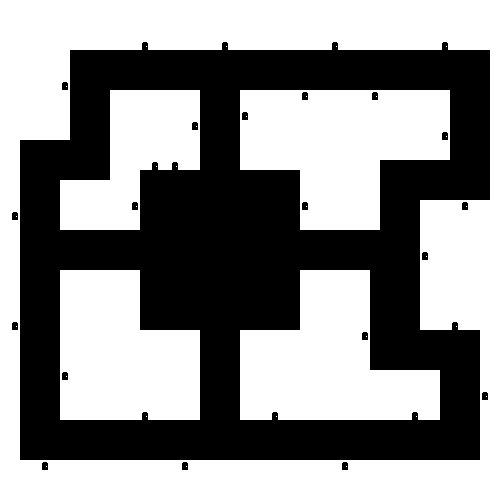

Tiled map render using the project's own tile images. Description and the map definition, with tile-layer contents summarised, below:
An orthogonal 50x50 tile map with 10x10 px tiles, 1 tile layer (graphic), 1 hidden layer not drawn, 2 tilesets and 23 objects (21x car, player, park).

<map version="1.10" tiledversion="1.10.2" orientation="orthogonal" renderorder="right-down" width="50" height="50" tilewidth="10" tileheight="10" infinite="0" backgroundcolor="#000000" nextlayerid="5" nextobjectid="30">
 <tileset firstgid="1" source="tiles.tsx" />
 <tileset firstgid="4" source="mechtiles.tsx" />
 <layer id="1" name="graphic" width="50" height="50">
  <data>[2500 cells, 1414 non-empty, 2 distinct tile ids]</data>
 </layer>
 <objectgroup id="2" name="spawns">
  <object id="4" name="player" x="220" y="240" width="10" height="10" />
  <object id="6" name="park" x="140" y="170" width="160" height="160" />
  <object id="7" name="car" x="210" y="130" width="10" height="10" />
  <object id="10" name="car" x="270" y="70" width="10" height="10" />
  <object id="11" name="car" x="110" y="60" width="10" height="10" />
  <object id="12" name="car" x="340" y="240" width="10" height="10" />
  <object id="13" name="car" x="100" y="240" width="10" height="10" />
  <object id="14" name="car" x="210" y="350" width="10" height="10" />
  <object id="15" name="car" x="390" y="310" width="10" height="10" />
  <object id="16" name="car" x="460" y="150" width="10" height="10" />
  <object id="17" name="car" x="30" y="170" width="10" height="10" />
  <object id="18" name="car" x="30" y="380" width="10" height="10" />
  <object id="19" name="car" x="270" y="430" width="10" height="10" />
  <object id="20" name="car" x="420" y="430" width="10" height="10" />
  <object id="21" name="car" x="80" y="100" width="10" height="10" />
  <object id="22" name="car" x="410" y="60" width="10" height="10" />
  <object id="23" name="car" x="310" y="60" width="10" height="10" />
  <object id="24" name="car" x="220" y="290" width="10" height="10" />
  <object id="25" name="car" x="170" y="240" width="10" height="10" />
  <object id="26" name="car" x="460" y="380" width="10" height="10" />
  <object id="27" name="car" x="150" y="440" width="10" height="10" />
  <object id="28" name="car" x="70" y="430" width="10" height="10" />
  <object id="29" name="car" x="40" y="310" width="10" height="10" />
 </objectgroup>
 <layer id="4" name="mech" width="50" height="50" visible="0" opacity="0.5">
  <data>[2500 cells, 1892 non-empty, 10 distinct tile ids]</data>
 </layer>
</map>
